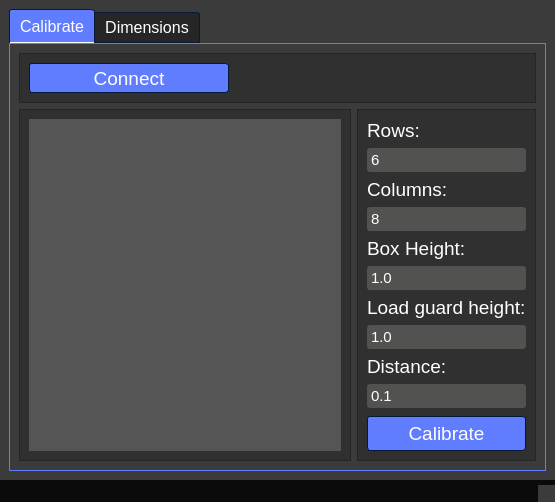
<?xml version="1.0" encoding="UTF-8"?>
<ui version="4.0">
 <class>MainWindow</class>
 <widget class="QMainWindow" name="MainWindow">
  <property name="geometry">
   <rect>
    <x>0</x>
    <y>0</y>
    <width>555</width>
    <height>428</height>
   </rect>
  </property>
  <property name="minimumSize">
   <size>
    <width>200</width>
    <height>0</height>
   </size>
  </property>
  <property name="windowTitle">
   <string>MainWindow</string>
  </property>
  <property name="styleSheet">
   <string notr="true">/*Copyright (c) DevSec Studio. All rights reserved.

MIT License

Permission is hereby granted, free of charge, to any person obtaining a copy
of this software and associated documentation files (the &quot;Software&quot;), to deal
in the Software without restriction, including without limitation the rights
to use, copy, modify, merge, publish, distribute, sublicense, and/or sell
copies of the Software, and to permit persons to whom the Software is
furnished to do so, subject to the following conditions:

The above copyright notice and this permission notice shall be included in all
copies or substantial portions of the Software.

THE SOFTWARE IS PROVIDED *AS IS*, WITHOUT WARRANTY OF ANY KIND, EXPRESS OR
IMPLIED, INCLUDING BUT NOT LIMITED TO THE WARRANTIES OF MERCHANTABILITY,
FITNESS FOR A PARTICULAR PURPOSE AND NONINFRINGEMENT. IN NO EVENT SHALL THE
AUTHORS OR COPYRIGHT HOLDERS BE LIABLE FOR ANY CLAIM, DAMAGES OR OTHER
LIABILITY, WHETHER IN AN ACTION OF CONTRACT, TORT OR OTHERWISE, ARISING FROM,
OUT OF OR IN CONNECTION WITH THE SOFTWARE OR THE USE OR OTHER DEALINGS IN THE
SOFTWARE.
*/

/*-----QWidget-----*/
QWidget
{
	background-color:  rgb(59, 59, 59);
	color:  rgb(59, 59, 59);
	border-color: #051a39;

}


/*-----QLabel-----*/
QLabel
{
	background-color: transparent;
	color: #ffffff;

}


QLabel::disabled
{
	background-color: transparent;
	color: #656565;

}


/*-----QMenuBar-----*/
QMenuBar
{
	background-color: #0a0a0a;
	color: #ffffff;
	border-color: #051a39;

}


QMenuBar::disabled
{
	background-color: #404040;
	color: #656565;
	border-color: #051a39;

}


QMenuBar::item
{
    background-color: transparent;

}


QMenuBar::item:selected
{
    background-color: #607cff;
    border: 1px solid #41cd52;

}


QMenuBar::item:pressed
{
    background-color: #4969ff;
    border: 1px solid #000;
    margin-bottom: -1px;
    padding-bottom: 1px;

}


/*-----QMenu-----*/
QMenu
{
    background-color: #121212;
    border: 1px solid;
    color: #ffffff;

}


QMenu::separator
{
    height: 1px;
    background-color: #6d8eff;
    color: #ffffff;
    padding-left: 4px;
    margin-left: 10px;
    margin-right: 5px;

}


QMenu::item
{
    min-width : 150px;
    padding: 3px 20px 3px 20px;

}


QMenu::item:selected
{
    background-color: #4969ff;
    color: #ffffff;

}


QMenu::item:disabled
{
    color: #262626;
}


/*-----QToolTip-----*/
QToolTip
{
	border : 1px solid #000000;
	background-color: #26264f;
	color: #ffffff;
	border-color: #051a39;

}


/*-----QPushButton-----*/
QPushButton
{
	background-color: #607cff;
	color: #ffffff;
	border-style: solid;
	border-width: 1px;
	border-radius: 3px;
	border-color: #051a39;
	padding: 5px;

}


QPushButton::disabled
{
	background-color: #404040;
	color: #656565;
	border-color: #051a39;

}


QPushButton::hover
{
	background-color: #8399ff;
	color: #ffffff;
	border-style: solid;
	border-width: 1px;
	border-radius: 3px;
	border-color: #051a39;
	padding: 5px;

}


QPushButton::pressed
{
	background-color: #4969ff;
	color: #ffffff;
	border-style: solid;
	border-width: 1px;
	border-radius: 3px;
	border-color: #051a39;
	padding: 5px;

}


/*-----QToolButton-----*/
QToolButton
{
	background-color: #607cff;
	color: #ffffff;
	border-width: 1px;
	border-radius: 3px;
	border-color: #051a39;
	padding: 3px;

}


QToolButton::disabled
{
	background-color: #404040;
	color: #656565;
	border-color: #051a39;

}


QToolButton::hover
{
	background-color: #8399ff;
	color: #ffffff;
	border-width: 1px;
	border-radius: 3px;
	border-color: #051a39;
	padding: 3px;

}


QToolButton::pressed
{
	background-color: #4969ff;
	color: #ffffff;
	border-width: 1px;
	border-radius: 3px;
	border-color: #051a39;
	padding: 3px;

}


/*-----QComboBox-----*/
QComboBox
{
    background-color: #607cff;
    border: 1px solid;
    border-radius: 3px;
    padding-left: 6px;
    color: #ffffff;
    height: 20px;

}


QComboBox::disabled
{
	background-color: #404040;
	color: #656565;
	border-color: #051a39;

}


QComboBox:hover
{
    background-color: #8399ff;

}


QComboBox:on
{
    background-color: #4969ff;

}


QComboBox QAbstractItemView
{
    background-color: #383838;
    color: #ffffff;
    border: 1px solid black;
    selection-background-color: #4969ff;
    selection-color: #ffffff;
    outline: 0;

}


QComboBox::drop-down
{
    subcontrol-origin: padding;
    subcontrol-position: top right;
    width: 15px;
    border-left-width: 0px;
    border-left-color: darkgray;
    border-left-style: solid; 
    border-top-right-radius: 3px; 
    border-bottom-right-radius: 3px;

}


QComboBox::down-arrow
{
    image: url(://arrow-down.png);
    width: 8px;
    height: 8px;
}


/*-----QSpinBox &amp; QDoubleSpinBox &amp; QDateTimeEdit-----*/
QSpinBox, 
QDoubleSpinBox,
QDateTimeEdit
{
	background-color: #525251;
	color: #ffffff;
	border: 1px solid #051a39;
	border-radius: 3px;
	padding : 2px;

}


QSpinBox::disabled, 
QDoubleSpinBox::disabled,
QDateTimeEdit::disabled
{
	background-color: #404040;
	color: #656565;
	border-color: #051a39;

}


QSpinBox:hover, 
QDoubleSpinBox::hover,
QDateTimeEdit::hover
{
    background-color: #626262;
    border: 1px solid #607cff;
    color:  #fff;
    padding: 2px

}


QSpinBox::up-button, QSpinBox::down-button,
QDoubleSpinBox::up-button, QDoubleSpinBox::down-button,
QDateTimeEdit::up-button, QDateTimeEdit::down-button
{
    background-color: #607cff;
	border-radius: 2px;

}


QSpinBox::disabled, 
QDoubleSpinBox::disabled,
QDateTimeEdit::disabled
{
	background-color: #404040;
	color: #656565;
	border-color: #051a39;

}


QSpinBox::up-button:hover, QSpinBox::down-button:hover,
QDoubleSpinBox::up-button:hover, QDoubleSpinBox::down-button:hover,
QDateTimeEdit::up-button:hover, QDateTimeEdit::down-button:hover
{
    background-color: #8399ff;
    border: 1px solid #8399ff;

}


QSpinBox::up-button:disabled, QSpinBox::down-button:disabled,
QDoubleSpinBox::up-button:disabled, QDoubleSpinBox::down-button:disabled,
QDateTimeEdit::up-button:disabled, QDateTimeEdit::down-button:disabled
{
	background-color: #404040;
	color: #656565;
	border-color: #051a39;

}


QSpinBox::up-button:pressed, QSpinBox::down-button:pressed,
QDoubleSpinBox::up-button:pressed, QDoubleSpinBox::down-button::pressed,
QDateTimeEdit::up-button:pressed, QDateTimeEdit::down-button::pressed
{
    background-color: #4969ff;
    border: 1px solid #4969ff;

}


QSpinBox::down-arrow,
QDoubleSpinBox::down-arrow,
QDateTimeEdit::down-arrow
{
    image: url(://arrow-down.png);
    width: 7px;

}


QSpinBox::up-arrow,
QDoubleSpinBox::up-arrow,
QDateTimeEdit::up-arrow
{
    image: url(://arrow-up.png);
    width: 7px;

}


/*-----QLineEdit-----*/
QLineEdit
{
	background-color: #525251;
	color: #ffffff;
	border-width: 1px;
	border-radius: 3px;
	border-color: #051a39;
	padding: 2px;

}


QLineEdit::disabled
{
	background-color: #404040;
	color: #656565;
	border-width: 1px;
	border-radius: 3px;
	border-color: #051a39;
	padding: 2px;

}


/*-----QTextEdit-----*/
QTextEdit
{
	background-color: #ffffff;
	color: #010201;
	border-color: #051a39;

}


QTextEdit::disabled
{
	background-color: #404040;
	color: #656565;
	border-color: #051a39;

}


/*-----QGroupBox-----*/
QGroupBox 
{
    border: 1px solid;
    border-color: #607cff;
    margin-top: 22px;

}


QGroupBox::title  
{
    background-color: #607cff;
    color: #ffffff;
    subcontrol-origin: margin;
    subcontrol-position: top left;
    padding: 5px;
	border-top-left-radius: 3px;
	border-top-right-radius: 3px;

}


QGroupBox::title::disabled
{
	background-color: #404040;
	color: #656565;
    subcontrol-origin: margin;
    subcontrol-position: top left;
    padding: 5px;
	border-top-left-radius: 3px;
	border-top-right-radius: 3px;

}


/*-----QCheckBox-----*/
QCheckBox::indicator
{
    color: #b1b1b1;
    background-color: #323232;
    border: 1px solid #b1b1b1;
    width: 12px;
    height: 12px;

}


QCheckBox::indicator:checked
{
    image:url(://checkbox.png);
    border: 1px solid #607cff;

}


QCheckBox::indicator:unchecked:hover
{
    border: 1px solid #607cff;

}


QCheckBox::disabled
{
	color: #656565;

}


QCheckBox::indicator:disabled
{
	background-color: #656565;
	color: #656565;
    border: 1px solid #656565;

}


/*-----QRadioButton-----*/
QRadioButton::indicator::unchecked
{ 
	border: 2px inset gray; 
	border-radius: 5px; 
	background-color:  #fff;
	width: 9px; 
	height: 9px; 

}


QRadioButton::indicator::unchecked:hover
{ 
	border: 2px solid #607cff; 
	border-radius: 5px; 
	background-color:  #fff;
	width: 9px; 
	height: 9px; 

}


QRadioButton::indicator::checked
{ 
	border: 2px inset darkgray; 
	border-radius: 5px; 
	background-color: #4969ff; 
	width: 9px; 
	height: 9px; 

}


QRadioButton::disabled
{
	color: #656565;

}


QRadioButton::indicator:disabled
{
	background-color: #656565;
	color: #656565;
    border: 2px solid #656565;

}


/*-----QTableView &amp; QTableWidget-----*/
QTableView
{
    background-color: #242526;
    border: 1px solid #32414B;
    color: #f0f0f0;
    gridline-color: #8faaff;
    outline : 0;

}


QTableView::disabled
{
    background-color: #242526;
    border: 1px solid #32414B;
    color: #656565;
    gridline-color: #656565;
    outline : 0;

}


QTableView::item:hover 
{
    background-color: #26264f;
    color: #f0f0f0;

}


QTableView::item:selected 
{
    background-color: #1a1b1c;
    border: 2px solid #4969ff;
    color: #F0F0F0;

}


QTableView::item:selected:disabled
{
    background-color: #1a1b1c;
    border: 2px solid #525251;
    color: #656565;

}


QTableCornerButton::section
{
    background-color: #505050;
    color: #fff;

}


QHeaderView::section
{
    background-color: #525251;
    color: #fff;
    text-align: left;
	padding: 4px;
	
}


QHeaderView::section:disabled
{
    background-color: #525251;
    color: #656565;

}


QHeaderView::section:checked
{
    color: #fff;
    background-color: #4969ff;

}


QHeaderView::section:checked:disabled
{
    color: #656565;
    background-color: #525251;

}


QHeaderView::section::vertical::first,
QHeaderView::section::vertical::only-one
{
    border-top: 1px solid #353635;

}


QHeaderView::section::vertical
{
    border-top: 1px solid #353635;

}


QHeaderView::section::horizontal::first,
QHeaderView::section::horizontal::only-one
{
    border-left: 1px solid #353635;

}


QHeaderView::section::horizontal
{
    border-left: 1px solid #353635;

}


/*-----QTabWidget-----*/
QTabBar::tab
{
	background-color: #262626;
	color: #ffffff;
	border-style: solid;
	border-width: 1px;
	border-top-left-radius: 3px;
	border-top-right-radius: 3px;
	border-color: #051a39;
	padding: 5px;

}


QTabBar::tab:disabled
{
	background-color: #656565;
	color: #656565;

}


QTabWidget::pane 
{
	background-color: #262626;
	color: #ffffff;
    border: 1px solid;
    border-color: #607cff;

}


QTabBar::tab:selected
{
    background-color: #607cff;
	color: #ffffff;
	border-style: solid;
	border-width: 1px;
	border-top-left-radius: 3px;
	border-top-right-radius: 3px;
	border-color: #051a39;
	padding: 5px;

}


QTabBar::tab:selected:disabled
{
	background-color: #404040;
	color: #656565;

}


QTabBar::tab:!selected 
{
    background-color: #262626;

}


QTabBar::tab:!selected:hover 
{
    background-color: #8399ff;

}


QTabBar::tab:top:!selected 
{
    margin-top: 3px;

}


QTabBar::tab:bottom:!selected 
{
    margin-bottom: 3px;

}


QTabBar::tab:top, QTabBar::tab:bottom 
{
    min-width: 8ex;
    margin-right: -1px;
    padding: 5px 10px 5px 10px;

}


QTabBar::tab:top:selected 
{
    border-bottom-color: none;

}


QTabBar::tab:bottom:selected 
{
    border-top-color: none;

}


QTabBar::tab:top:last, QTabBar::tab:bottom:last,
QTabBar::tab:top:only-one, QTabBar::tab:bottom:only-one 
{
    margin-right: 0;

}


QTabBar::tab:left:!selected 
{
    margin-right: 3px;

}


QTabBar::tab:right:!selected
{
    margin-left: 3px;

}


QTabBar::tab:left, QTabBar::tab:right 
{
    min-height: 8ex;
    margin-bottom: -1px;
    padding: 10px 5px 10px 5px;

}


QTabBar::tab:left:selected 
{
    border-left-color: none;

}


QTabBar::tab:right:selected 
{
    border-right-color: none;

}


QTabBar::tab:left:last, QTabBar::tab:right:last,
QTabBar::tab:left:only-one, QTabBar::tab:right:only-one 
{
    margin-bottom: 0;

}


/*-----QSlider-----*/
QSlider::groove:horizontal 
{
	background-color: transparent;
	height: 5px;

}


QSlider::sub-page:horizontal 
{
	background-color: #607cff;

}


QSlider::add-page:horizontal 
{
	background-color: #666765;

}


QSlider::handle:horizontal 
{
	background-color: #607cff;
	width: 14px;
	margin-top: -6px;
	margin-bottom: -6px;
	border-radius: 3px;

}


QSlider::handle:horizontal:hover 
{
	background-color: #607cff;
	border-radius: 3px;

}


QSlider::sub-page:horizontal:disabled 
{
	background-color: #bbb;
	border-color: #999;

}


QSlider::add-page:horizontal:disabled 
{
	background-color: #eee;
	border-color: #999;

}


QSlider::handle:horizontal:disabled 
{
	background-color: #eee;
	border: 1px solid #aaa;
	border-radius: 3px;

}


QSlider::groove:vertical 
{
	background-color: transparent;
	width: 5px;

}


QSlider::sub-page:vertical 
{
	background-color: #607cff;

}


QSlider::add-page:vertical 
{
	background-color: #666765;

}


QSlider::handle:vertical 
{
	background-color: #607cff;
	height: 14px;
	margin-left: -6px;
	margin-right: -6px;
	border-radius: 3px;

}


QSlider::handle:vertical:hover 
{
	background-color: #607cff;
	border-radius: 3px;

}


QSlider::sub-page:vertical:disabled 
{
	background-color: #bbb;
	border-color: #999;

}


QSlider::add-page:vertical:disabled 
{
	background-color: #eee;
	border-color: #999;

}


QSlider::handle:vertical:disabled 
{
	background-color: #eee;
	border: 1px solid #aaa;
	border-radius: 3px;

}


/*-----QDial-----*/
QDial
{
	background-color: #607cff;

}


QDial::disabled
{
	background-color: #404040;

}


/*-----QScrollBar-----*/
QScrollBar:horizontal
{
    border: 1px solid #222222;
    background-color: #3d3d3d;
    height: 13px;
    margin: 0px 16px 0 16px;

}


QScrollBar::handle:horizontal
{
    background: #607cff;
    min-height: 20px;

}


QScrollBar::add-line:horizontal
{
    border: 1px solid #1b1b19;
    background-color: #607cff;
    width: 14px;
    subcontrol-position: right;
    subcontrol-origin: margin;

}


QScrollBar::sub-line:horizontal
{
    border: 1px solid #1b1b19;
    background-color: #607cff;
    width: 14px;
    subcontrol-position: left;
    subcontrol-origin: margin;

}


QScrollBar::right-arrow:horizontal
{
    image: url(://arrow-right.png);
    width: 6px;
    height: 6px;

}


QScrollBar::left-arrow:horizontal
{
    image: url(://arrow-left.png);
    width: 6px;
    height: 6px;

}


QScrollBar::add-page:horizontal, QScrollBar::sub-page:horizontal
{
    background: none;

}


QScrollBar:vertical
{
    background-color: #3d3d3d;
    width: 13px;
    margin: 16px 0 16px 0;
    border: 1px solid #222222;

}


QScrollBar::handle:vertical
{
    background-color: #607cff;
    min-height: 20px;

}


QScrollBar::add-line:vertical
{
    border: 1px solid #1b1b19;
    background-color: #607cff;
    height: 14px;
    subcontrol-position: bottom;
    subcontrol-origin: margin;

}


QScrollBar::sub-line:vertical
{
    border: 1px solid #1b1b19;
    background-color: #607cff;
    height: 14px;
    subcontrol-position: top;
    subcontrol-origin: margin;

}


QScrollBar::up-arrow:vertical
{
    image: url(://arrow-up.png);
    width: 6px;
    height: 6px;

}


QScrollBar::down-arrow:vertical
{
    image: url(://arrow-down.png);
    width: 6px;
    height: 6px;

}


QScrollBar::add-page:vertical, QScrollBar::sub-page:vertical
{
    background: none;

}


/*-----QProgressBar-----*/
QProgressBar
{
	background-color: #383838;
	color: #ffffff;
	border: 1px solid #607cff;
	border-radius: 3px;
	text-align: center;

}


QProgressBar::chunk {
	background-color: #607cff;
	color: #fff;

}


QProgressBar::chunk:disabled {
	background-color: #656565;
	border: 1px solid #aaa;
	color: #656565;
}


/*-----QStatusBar-----*/
QStatusBar
{
	background-color: #0a0a0a;
	color: #ffffff;
	border-color: #051a39;

}


</string>
  </property>
  <widget class="QWidget" name="centralwidget">
   <layout class="QGridLayout" name="gridLayout_3">
    <item row="0" column="1">
     <widget class="QTabWidget" name="tabWidget">
      <property name="font">
       <font>
        <pointsize>12</pointsize>
       </font>
      </property>
      <property name="currentIndex">
       <number>0</number>
      </property>
      <widget class="QWidget" name="tab">
       <attribute name="title">
        <string>Calibrate</string>
       </attribute>
       <layout class="QGridLayout" name="gridLayout_2">
        <item row="0" column="0">
         <layout class="QGridLayout" name="gridLayout" rowstretch="5,200" rowminimumheight="0,0">
          <item row="0" column="0">
           <widget class="QFrame" name="frame">
            <property name="font">
             <font>
              <pointsize>12</pointsize>
             </font>
            </property>
            <property name="styleSheet">
             <string notr="true">QFrame
{
	
	background-color: rgb(48, 48, 48);
}</string>
            </property>
            <property name="frameShape">
             <enum>QFrame::StyledPanel</enum>
            </property>
            <property name="frameShadow">
             <enum>QFrame::Raised</enum>
            </property>
            <layout class="QGridLayout" name="gridLayout_4">
             <item row="0" column="0">
              <layout class="QHBoxLayout" name="horizontalLayout">
               <item>
                <widget class="QPushButton" name="connectBtn">
                 <property name="minimumSize">
                  <size>
                   <width>200</width>
                   <height>30</height>
                  </size>
                 </property>
                 <property name="font">
                  <font>
                   <pointsize>14</pointsize>
                  </font>
                 </property>
                 <property name="text">
                  <string>Connect</string>
                 </property>
                </widget>
               </item>
               <item>
                <spacer name="horizontalSpacer">
                 <property name="orientation">
                  <enum>Qt::Horizontal</enum>
                 </property>
                 <property name="sizeHint" stdset="0">
                  <size>
                   <width>398</width>
                   <height>20</height>
                  </size>
                 </property>
                </spacer>
               </item>
              </layout>
             </item>
            </layout>
           </widget>
          </item>
          <item row="1" column="0">
           <layout class="QHBoxLayout" name="horizontalLayout_2" stretch="100,25">
            <item>
             <widget class="QFrame" name="frame_3">
              <property name="styleSheet">
               <string notr="true">QFrame

{
	
	
	background-color: rgb(48, 48, 48);
}</string>
              </property>
              <property name="frameShape">
               <enum>QFrame::StyledPanel</enum>
              </property>
              <property name="frameShadow">
               <enum>QFrame::Raised</enum>
              </property>
              <property name="lineWidth">
               <number>1</number>
              </property>
              <layout class="QGridLayout" name="gridLayout_6">
               <item row="0" column="0">
                <widget class="QLabel" name="stream">
                 <property name="minimumSize">
                  <size>
                   <width>200</width>
                   <height>200</height>
                  </size>
                 </property>
                 <property name="styleSheet">
                  <string notr="true">QLabel
{
	
	
	background-color: rgb(85, 85, 85);
}</string>
                 </property>
                 <property name="text">
                  <string/>
                 </property>
                </widget>
               </item>
              </layout>
             </widget>
            </item>
            <item>
             <widget class="QFrame" name="frame_2">
              <property name="maximumSize">
               <size>
                <width>16777215</width>
                <height>16777215</height>
               </size>
              </property>
              <property name="font">
               <font>
                <pointsize>14</pointsize>
               </font>
              </property>
              <property name="styleSheet">
               <string notr="true">QFrame
{
	
	
	background-color: rgb(48, 48, 48);
}
</string>
              </property>
              <property name="frameShape">
               <enum>QFrame::StyledPanel</enum>
              </property>
              <property name="frameShadow">
               <enum>QFrame::Raised</enum>
              </property>
              <property name="lineWidth">
               <number>1</number>
              </property>
              <layout class="QGridLayout" name="gridLayout_5">
               <item row="0" column="0">
                <layout class="QVBoxLayout" name="verticalLayout">
                 <item>
                  <widget class="QLabel" name="label">
                   <property name="font">
                    <font>
                     <pointsize>14</pointsize>
                    </font>
                   </property>
                   <property name="text">
                    <string>Rows:</string>
                   </property>
                  </widget>
                 </item>
                 <item>
                  <widget class="QLineEdit" name="rowsInput">
                   <property name="maximumSize">
                    <size>
                     <width>16777215</width>
                     <height>16777215</height>
                    </size>
                   </property>
                   <property name="font">
                    <font>
                     <pointsize>11</pointsize>
                    </font>
                   </property>
                   <property name="text">
                    <string>6</string>
                   </property>
                  </widget>
                 </item>
                 <item>
                  <widget class="QLabel" name="label_2">
                   <property name="font">
                    <font>
                     <pointsize>14</pointsize>
                    </font>
                   </property>
                   <property name="text">
                    <string>Columns:</string>
                   </property>
                  </widget>
                 </item>
                 <item>
                  <widget class="QLineEdit" name="columnsInput">
                   <property name="maximumSize">
                    <size>
                     <width>16777215</width>
                     <height>16777215</height>
                    </size>
                   </property>
                   <property name="font">
                    <font>
                     <pointsize>11</pointsize>
                    </font>
                   </property>
                   <property name="text">
                    <string>8</string>
                   </property>
                  </widget>
                 </item>
                 <item>
                  <widget class="QLabel" name="label_3">
                   <property name="font">
                    <font>
                     <pointsize>14</pointsize>
                    </font>
                   </property>
                   <property name="text">
                    <string>Box Height:</string>
                   </property>
                  </widget>
                 </item>
                 <item>
                  <widget class="QLineEdit" name="boxheightInput">
                   <property name="maximumSize">
                    <size>
                     <width>16777215</width>
                     <height>16777215</height>
                    </size>
                   </property>
                   <property name="font">
                    <font>
                     <pointsize>11</pointsize>
                    </font>
                   </property>
                   <property name="text">
                    <string>1.0</string>
                   </property>
                  </widget>
                 </item>
                 <item>
                  <widget class="QLabel" name="label_4">
                   <property name="font">
                    <font>
                     <pointsize>14</pointsize>
                    </font>
                   </property>
                   <property name="text">
                    <string>Load guard height:</string>
                   </property>
                  </widget>
                 </item>
                 <item>
                  <widget class="QLineEdit" name="loadguardheightInput">
                   <property name="maximumSize">
                    <size>
                     <width>16777215</width>
                     <height>16777215</height>
                    </size>
                   </property>
                   <property name="font">
                    <font>
                     <pointsize>11</pointsize>
                    </font>
                   </property>
                   <property name="text">
                    <string>1.0</string>
                   </property>
                  </widget>
                 </item>
                 <item>
                  <widget class="QLabel" name="label_6">
                   <property name="font">
                    <font>
                     <pointsize>14</pointsize>
                    </font>
                   </property>
                   <property name="text">
                    <string>Distance:</string>
                   </property>
                  </widget>
                 </item>
                 <item>
                  <widget class="QLineEdit" name="distInput">
                   <property name="maximumSize">
                    <size>
                     <width>16777215</width>
                     <height>16777215</height>
                    </size>
                   </property>
                   <property name="font">
                    <font>
                     <pointsize>11</pointsize>
                    </font>
                   </property>
                   <property name="text">
                    <string>0.1</string>
                   </property>
                  </widget>
                 </item>
                 <item>
                  <spacer name="verticalSpacer">
                   <property name="orientation">
                    <enum>Qt::Vertical</enum>
                   </property>
                   <property name="sizeHint" stdset="0">
                    <size>
                     <width>20</width>
                     <height>17</height>
                    </size>
                   </property>
                  </spacer>
                 </item>
                 <item>
                  <widget class="QPushButton" name="calibrateBtn">
                   <property name="maximumSize">
                    <size>
                     <width>16777215</width>
                     <height>16777215</height>
                    </size>
                   </property>
                   <property name="font">
                    <font>
                     <pointsize>14</pointsize>
                    </font>
                   </property>
                   <property name="text">
                    <string>Calibrate</string>
                   </property>
                  </widget>
                 </item>
                </layout>
               </item>
              </layout>
             </widget>
            </item>
           </layout>
          </item>
         </layout>
        </item>
       </layout>
      </widget>
      <widget class="QWidget" name="tab_2">
       <attribute name="title">
        <string>Dimensions</string>
       </attribute>
      </widget>
     </widget>
    </item>
   </layout>
  </widget>
  <widget class="QMenuBar" name="menubar">
   <property name="geometry">
    <rect>
     <x>0</x>
     <y>0</y>
     <width>555</width>
     <height>17</height>
    </rect>
   </property>
  </widget>
  <widget class="QStatusBar" name="statusbar"/>
 </widget>
 <resources/>
 <connections/>
</ui>
